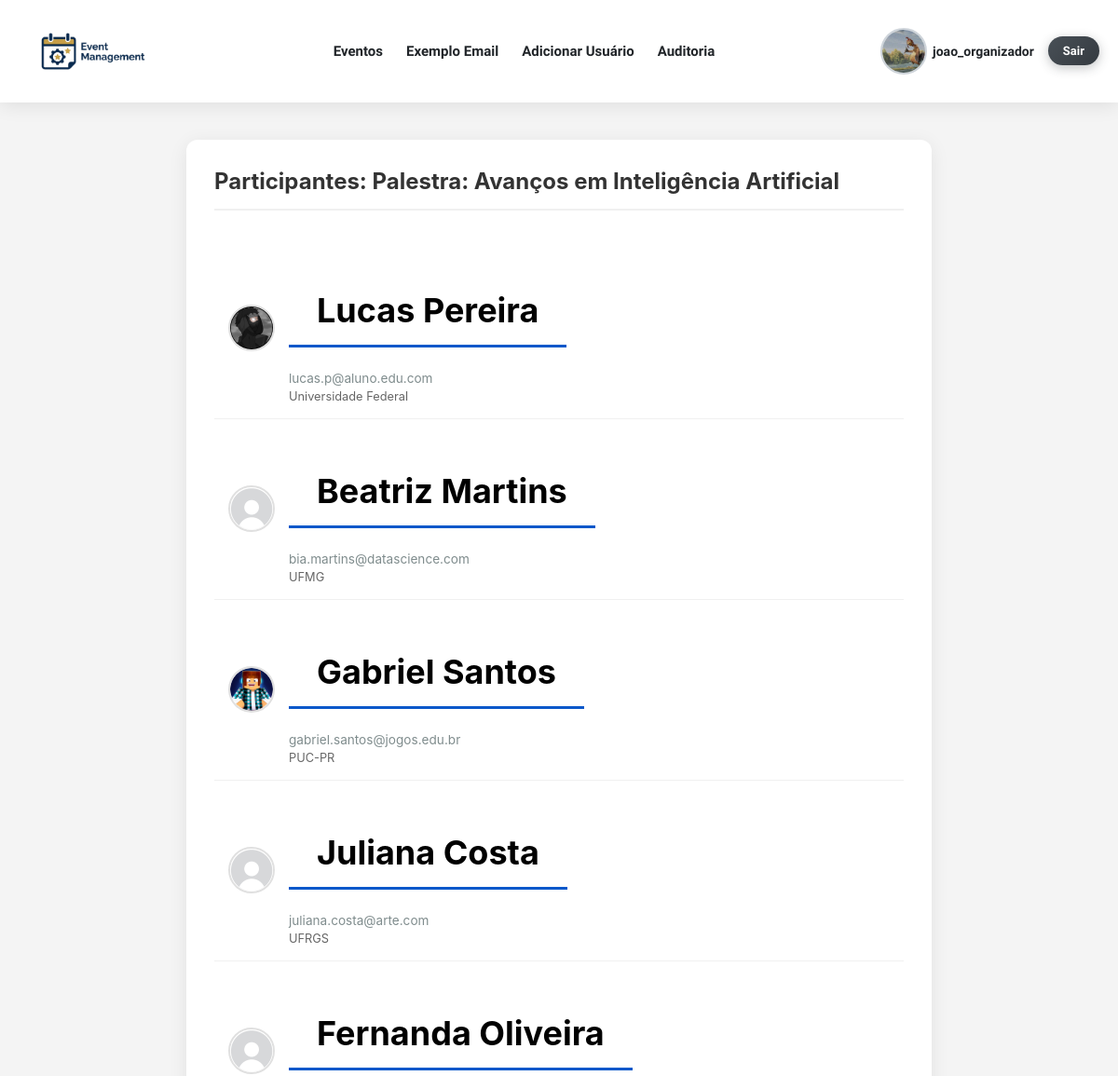
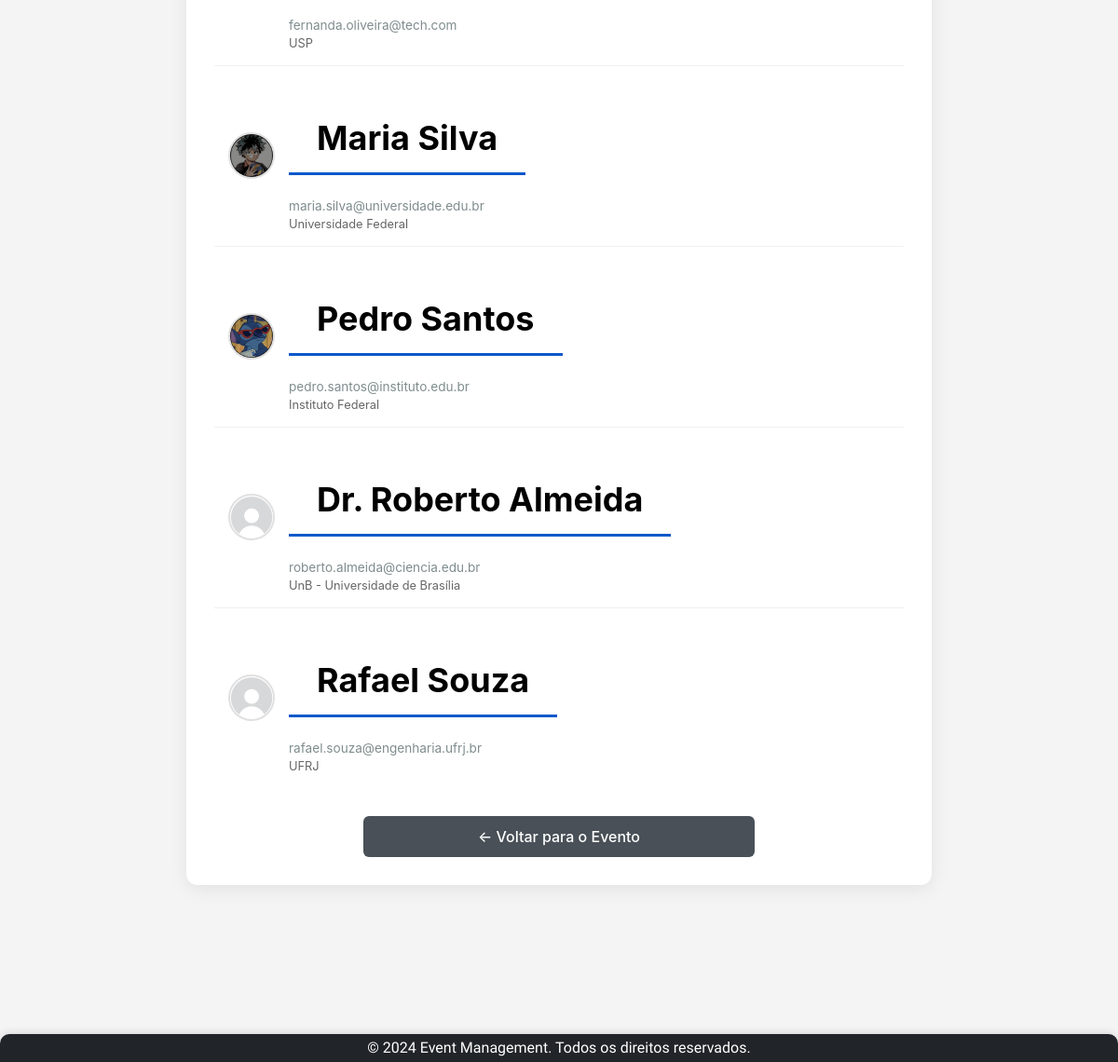
/evento/1/participantes/ (signed in), run on the app's committed database (2 pictures, top to bottom).
### app/models.py (models this page shows, shortened)
class UserRegister(AbstractBaseUser):
    type_user_choices = [
        ('Estudante', 'Estudante'),
        ('Professor', 'Professor'),
        ('Organizador', 'Organizador'),
    ]
    username = models.CharField(max_length=150, unique=True)
    email = models.EmailField(unique=True)
    name = models.CharField(max_length=150)
    phone = models.CharField(max_length=20, blank=True, null=True)
    institution = models.CharField(max_length=150, blank=True, null=True)
    user_type = models.CharField(max_length=20, choices=type_user_choices, default ='Estudante', verbose_name="Tipo de Usuário")
    image = models.ImageField(upload_to='usuarios/', null=True, blank=True)
    USERNAME_FIELD = 'username' # Define 'username' como o campo usado para login.
    REQUIRED_FIELDS = ['email', 'name'] # Define os campos obrigatórios na criação de usuário (além de USERNAME_FIELD e password).
    objects = UserRegisterManager() # Associa o Manager customizado ao modelo.
    class Meta:
        db_table = 'user_register'
        ordering = ['username']
        verbose_name = 'Registro de Usuário'
        verbose_name_plural = 'Registros de Usuário'

class Event(models.Model):
    event_type_choices = [
        ('Palestra', 'Palestra'),
        ('Workshop', 'Workshop'),
        ('Seminário', 'Seminário'),
        ('Curso', 'Curso'),
        ('Congresso', 'Congresso'),
        ('Simpósio', 'Simpósio'),
        ('Fórum', 'Fórum'),
        ('Mesa Redonda', 'Mesa Redonda'),
    ]
    title = models.CharField(max_length=200, verbose_name="Título")
    description = models.TextField(verbose_name="Descrição")
    image = models.ImageField(
        upload_to='eventos/',
        verbose_name='Imagem do Evento',
        null=True,
        blank=True
    )
    initial_date = models.DateField(default= '9999-12-31', verbose_name="Data de Início")
    final_date = models.DateField(default='9999-12-31', verbose_name="Data Final")
    location = models.CharField(max_length=200, verbose_name="Local")
    max_capacity = models.IntegerField(verbose_name="Capacidade Máxima")
    creator = models.ForeignKey(
        settings.AUTH_USER_MODEL,
        on_delete=models.CASCADE,
        related_name='created_events', # Relacionamento reverso para eventos criados pelo usuário.
        null=True,
        blank=True,
        verbose_name="Criador"
    )
    professor = models.ForeignKey(
        settings.AUTH_USER_MODEL,
        on_delete=models.SET_NULL,  # Mantém o evento se o professor for deletado (o campo será nulo).
        null=True,
        blank=True,
        verbose_name="Professor Responsável",
        related_name="instructed_events",
        limit_choices_to={'user_type': 'Professor'} # Limita as opções de escolha no admin/formulário.
    )
    event_type = models.CharField(max_length=20, choices=event_type_choices, default='Palestra', verbose_name="Tipo de Evento")
    event_start = models.TimeField(null=False, blank=True, verbose_name="Horario de Início")
    event_end = models.TimeField(null=False, blank=True, verbose_name="Horario de Término")
    participants = models.ManyToManyField(
        settings.AUTH_USER_MODEL,
        through='EventParticipant', # Define que a relação M2M será gerenciada pelo modelo EventParticipant.
        through_fields=('event', 'participant'),
        related_name='attended_events', # Relacionamento reverso para eventos que o usuário participa.
        blank=True,
        verbose_name="Participantes"
    )
    event_finalized = models.BooleanField(default=False, verbose_name="Evento Finalizado")
    class Meta:
        db_table = 'event'
        ordering = ['initial_date']
        verbose_name = 'Evento'
        verbose_name_plural = 'Eventos'

### app/views.py (the view)
# urls.py: path('evento/<int:pk>/participantes/', views.event_participants, name='event_participants'),
@login_required
def event_participants(request, pk):
    event = get_object_or_404(Event, pk=pk)
    participants = event.participants.all()
    if request.user != event.creator and request.user not in participants:
        return HttpResponseForbidden("Você não tem permissão para ver esta lista.")
    context = {
        'event': event,
        'participants': participants
    }
    return render(request, 'event/event_participants.html', context)

### app/templates/event/event_participants.html
{% extends 'base.html' %}
{% load static %}
{% block content %}
<div class="participants-container">
    <div class="participants-header">
        <h2>Participantes: {{ event.title }}</h2>
    </div>
    <ul class="participants-list">
        {% for participant in participants %}
            <li class="participant-item">
                <div class="participant-avatar">
                    {% if participant.image %}
                        <img src="{{ participant.image.url }}" alt="Avatar de {{ participant.username }}">
                    {% else %}
                        <img src="{% static 'img/default-avatar.jpg' %}" alt="Avatar padrão">
                    {% endif %}
                </div>
                <div class="participant-info">
                    <span class="participant-name">
                        {{ participant.name }} </span>
                    <span class="participant-email">{{ participant.email }}</span>
                    <span style="font-size: 0.8em; color: #666;">{{ participant.institution }}</span>
                </div>
            </li>
        {% empty %}
            <li class="participant-item">
                <p>Nenhum participante inscrito ainda.</p>
            </li>
        {% endfor %}
    </ul>
    <div class="btn-back-container">
        <a href="{% url 'event_detail' pk=event.pk %}" class="back-link">
            ← Voltar para o Evento
        </a>
    </div>
</div>
{% endblock %}

### app/templates/base.html (shortened to what this page needs)
{% load static %}
<!DOCTYPE html>
<html lang="pt-br">
<head>
    <link rel="stylesheet" type="text/css" href="{% static 'css/style.css' %}">
</head>
<body>
    <header class="header">
        {% block header %}
        <nav>
            <div class="nav-brand">
                <a href="{% url 'home' %}"><img class="logo" src="{% static 'img/logo.png' %}" alt="logo do sistema de Gerenciamento de Eventos"></a>
            </div>
            <ul class="nav-menu">
                <li><a id="event_button" href="{% url 'event_list' %}">Eventos</a></li>
                {% if user.user_type == 'Organizador' %}
                    <li>
                        <a href="{% url 'exemplo' %}">Exemplo Email</a>
                    </li>
                {% endif %}
                {% if user.user_type == 'Organizador' %}
                    <li>
                        <a href="{% url 'organizer_add_user' %}">Adicionar Usuário</a>
                    </li>
                    <li>
                        <a href="{% url 'auditorial' %}">Auditoria</a>
                    </li>
                {% endif %}
            </ul>
            <div class="user-actions">
                {% if user.is_authenticated %}
                    <a class="profile-link" href="{% url 'profile' %}">
                        {% if user.image %}
                            <img class="user-avatar-menu" src="{{ user.image.url }}" alt="Avatar de {{ user.username }}">
                        {% else %}
                            <img class="user-avatar-menu" src="{% static 'img/default-avatar.jpg' %}" alt="Avatar padrão">
                        {% endif %}
                        <span class="profile-username">{{ user.username }}</span>
                    </a>
                    <a class="logout-link" href="{% url 'logout' %}">Sair</a>
                {% else %}
                    <a href="{% url 'login' %}">Entrar</a>
                    <a href="{% url 'register' %}">Registro</a>
                {% endif %}
            </div>
        </nav>
        {% endblock %}
    </header>
    <main>
        {% block content %}{% endblock %}
    </main>
    <footer class="footer">
        {% block footer %}
            <p>&copy; 2024 Event Management. Todos os direitos reservados.</p>
        {% endblock %}
    </footer>
</body>
</html>

### static/css/style.css (style rules this page uses)
* { margin: 0; padding: 0; box-sizing: border-box; scroll-behavior: smooth; }
body { font-family: 'BioRhyme', serif; font-optical-sizing: auto; font-weight: 400; font-style: normal; font-variation-settings: "wdth" 100; background: #f4f4f4; color: #212529; overflow-x: hidden; min-height: 100vh; display: flex; flex-direction: column; }
.header { background: #ffffff; box-shadow: 0 2px 20px rgba(0, 0, 0, 0.1); padding: 0 20px; position: sticky; top: 0; z-index: 1000; }
.header nav { display: flex; align-items: center; justify-content: space-between; max-width: 1200px; margin: 0 auto; padding: 12px 0; }
.header ul { display: flex; list-style: none; margin: 0; padding: 0; align-items: center; gap: 25px; }
.logo { display: flex; align-items: center; justify-content: center; padding: 8px 16px; transition: all 0.4s ease; max-width: 160px; }
.header .nav-brand a::after { content: none; }
.header nav a { text-decoration: none; color: #212529; font-weight: 600; font-size: 15px; transition: all 0.3s ease; position: relative; padding: 6px 0; }
.header nav a::after { content: ''; position: absolute; bottom: 0; left: 0; width: 0; height: 2px; background: #0a58ca; transition: width 0.3s ease; }
.header .user-actions a::after { content: none; }
.user-actions { display: flex; align-items: center; gap: 15px; }
.profile-link { display: flex; align-items: center; gap: 6px; text-decoration: none; color: #212529; transition: all 0.3s ease; }
.user-avatar-menu { width: 50px; height: 50px; border-radius: 50%; object-fit: cover; border: 2px solid #ced4da; transition: all 0.3s ease; }
.profile-username { font-weight: 600; font-size: 14px; }
.user-actions a:not(.profile-link) { background: linear-gradient(135deg, #4c51bf 0%, #764ba2 100%); color: white; padding: 8px 16px; border-radius: 20px; font-weight: 700; font-size: 13px; text-decoration: none; transition: all 0.3s ease; box-shadow: 0 3px 12px rgba(76, 81, 191, 0.3); }
.logout-link { background: linear-gradient(135deg, #495057 0%, #343a40 100%) !important; box-shadow: 0 3px 12px rgba(52, 58, 64, 0.3) !important; }
main { flex: 1; min-height: calc(100vh - 200px); padding-bottom: 150px; width: 100%; }
.footer { background: #212529; color: #fff; text-align: center; padding: 15px 0; position: fixed; width: 100%; bottom: 0; left: 0; box-shadow: 0 -2px 8px rgba(0, 0, 0, 0.1); z-index: 1000; border-radius: 10px 10px 0 0; }
.footer p { margin: -10px; }
.back-link, .btn-cancel { display: block; width: calc(100% - 40px); max-width: 420px; text-align: center; padding: 12px 24px; background: #495057; color: #fff; text-decoration: none; border-radius: 6px; font-weight: 500; transition: all 0.3s ease; margin: 20px auto 0; }
.participants-container { max-width: 800px; margin: 40px auto; background-color: #ffffff; border-radius: 12px; box-shadow: 0 4px 20px rgba(0, 0, 0, 0.08); padding: 30px; font-family: -apple-system, BlinkMacSystemFont, "Segoe UI", Roboto, Helvetica, Arial, sans-serif; }
.participants-header { display: flex; justify-content: space-between; align-items: center; margin-bottom: 30px; padding-bottom: 15px; border-bottom: 2px solid #f0f0f0; }
.participants-header h2 { margin: 0; color: #333; font-size: 1.5rem; }
.participants-list { list-style: none; padding: 0; margin: 0; }
.participant-item { display: flex; align-items: center; padding: 15px; border-bottom: 1px solid #f0f0f0; transition: background-color 0.2s ease; }
.participant-item:last-child { border-bottom: none; }
.participant-avatar { width: 50px; height: 50px; border-radius: 50%; overflow: hidden; margin-right: 15px; border: 2px solid #e0e0e0; flex-shrink: 0; background-color: #f5f5f5; }
.participant-avatar img { width: 100%; height: 100%; object-fit: cover; display: block; }
.participant-info { flex-grow: 1; }
.participant-name { display: block; font-weight: 600; color: #2c3e50; margin-bottom: 4px; }
.participant-email { display: block; font-size: 0.85rem; color: #7f8c8d; }
.btn-back-container { margin-top: 30px; text-align: center; }
.participant-name { font-size: 36px; color: #000; font-weight: 700; margin: 25px 0; padding: 15px 30px; border-bottom: 3px solid #0a58ca; display: inline-block; }

### data on the page
UserRegister: image (picture), username "joao_organizador"
Event: title "Palestra: Avanços em Inteligência Artificial"
UserRegister: image (picture), name "Lucas Pereira", email "lucas.p@aluno.edu.com", institution "Universidade Federal"
UserRegister: name "Beatriz Martins", email "bia.martins@datascience.com", institution "UFMG"
UserRegister: image (picture), name "Gabriel Santos", email "gabriel.santos@jogos.edu.br", institution "PUC-PR"
UserRegister: name "Juliana Costa", email "juliana.costa@arte.com", institution "UFRGS"
UserRegister: name "Fernanda Oliveira", email "fernanda.oliveira@tech.com", institution "USP"
UserRegister: image (picture), name "Maria Silva", email "maria.silva@universidade.edu.br", institution "Universidade Federal"
UserRegister: image (picture), name "Pedro Santos", email "pedro.santos@instituto.edu.br", institution "Instituto Federal"
UserRegister: name "Dr. Roberto Almeida", email "roberto.almeida@ciencia.edu.br", institution "UnB - Universidade de Brasília"
UserRegister: name "Rafael Souza", email "rafael.souza@engenharia.ufrj.br", institution "UFRJ"
